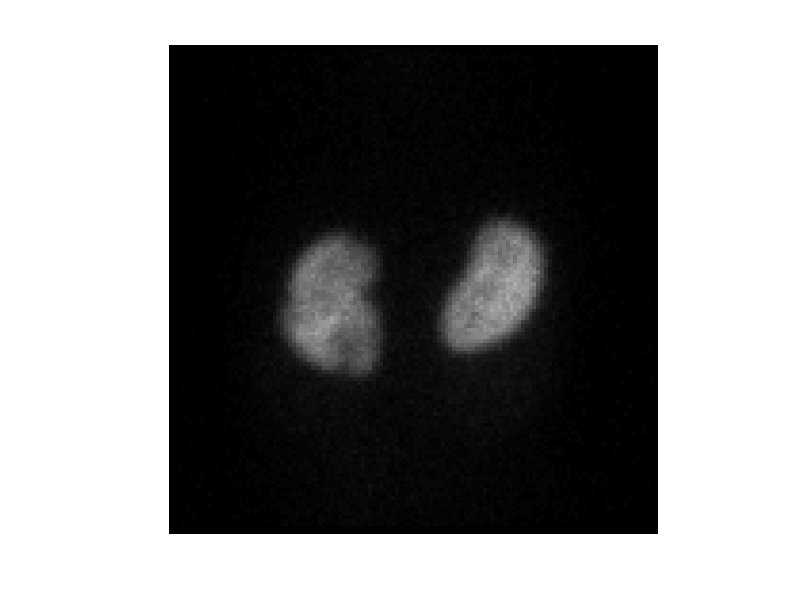

This figure's MATLAB source: (Note: this script raises an error after producing the figure.)
load('../Assignment 3/data hand in 3 2020/dmsa_images.mat')
load('../Assignment 3/data hand in 3 2020/man_seg.mat')
load('../Assignment 3/data hand in 3 2020/models.mat')

%% Normalize and binarize images
dmsa_images = dmsa_images./max(max(max(dmsa_images)));
im = dmsa_images(:,:,end);
imshow(im);
im = imbinarize(((im(:,:,end))), 0.2);
figure;
imshow(im);

%% Find boundaries and landmarks for last five images
for i = 1:5
    im = imbinarize(((dmsa_images(:,:,20+i))), 0.14);
    [B,L] = bwboundaries(im,'noholes');
    
    boundary = B{2};
    boundary = [boundary(:,2), boundary(:,1)]; %Why do we have to flip x and y...?
    
    boundary = boundary(1:end-1,:);
    [~, min_idx] = min(boundary(:,2));
    % Make lowest point of the boundary first in the list
    boundary = circshift(boundary, length(boundary) - min_idx);
    
    [x, y] = resampleLandmarks(boundary(:,1), boundary(:,2));
    
    shapes{i} = [x'; y'];
    boundaries{i} = boundary';
end


%% Find shape model for last five images
nb_eigvals = 5;
for shape_idx = 1:length(shapes)
    % Initialize X as 14 equidistant landmarks from real boundary
    X = shapes{shape_idx};

    % Find true/original shapes (only used for plot)
    [R, t, s] = find_similarity_transform(X, mean_shape);
    true_shapes{shape_idx} = s*R*X + t;
     
    for iter = 1:50
        % Transform landmarks to mean
        [R, t, s] = find_similarity_transform(X, mean_shape);
        X = s*R*X + t;
        
        % Calculate b
        b{shape_idx} = P(:, 1:nb_eigvals)'*([X(1,:), X(2,:)]' - [mean_shape(1,:), mean_shape(2,:)]');
        % Limit b to +-3sqrt(eigval) for stability
        b{shape_idx} = min(b{shape_idx}, 3*sqrt(evals(1:nb_eigvals)));
        b{shape_idx} = max(b{shape_idx}, -3*sqrt(evals(1:nb_eigvals)));
        
        % Find new landmarks in the shape-space
        X = [mean_shape(1,:), mean_shape(2,:)]' + P(:, 1:nb_eigvals)*b{shape_idx};
        X = [X(1:14), X(15:end)]';
        
        % Transform new landmarks back to image space
        X = R'*(X-t)/s;
        
        % Find closest point on original contour to the new landmarks and
        % use these as new landmarks
        X = orthogonal_proj_on_contour(X, boundaries{shape_idx});
    end
end

%% Plot results
for i = 1:5
    figure
    %imagesc(dmsa_images(:,:,i+20))
    new = [mean_shape(1,:), mean_shape(2,:)]' + P(:, 1:nb_eigvals)*b{i};
    plot(new(1:14), new(15:end))
    hold on
    plot(mean_shape(1,:), mean_shape(2,:))
    plot(true_shapes{i}(1,:), true_shapes{i}(2,:))
    hold off
    legend('Fitted' ,'Mean' , 'True')
end

%%

function X = orthogonal_proj_on_contour(X, boundary)
    for i = 1:length(X)
        % Find closest point on boundary to X(:,i)
        dists = vecnorm(boundary - repmat(X(:,i), 1, length(boundary)), 2, 1);
        [~, min_idx] = min(dists);
        % Replace X(:,i) with closest point on boundary
        X(:,i) = boundary(:,min_idx);
    end
end


function [new_xs, new_ys] = resampleLandmarks(xs, ys)
% Extract x- and y-coordinates
pathXY = [xs ys; xs(1) ys(1)];
stepLengths = sqrt(sum(diff(pathXY,[],1).^2,2));
stepLengths = [0; stepLengths]; % add the starting point
cumulativeLen = cumsum(stepLengths);
finalStepLocs = linspace(0,cumulativeLen(end), 15);
finalPathXY = interp1(cumulativeLen, pathXY, finalStepLocs, 'linear');
finalPathXY = finalPathXY(1:14,:);

new_xs = finalPathXY(:,1);
new_ys = finalPathXY(:,2);
end


function [R, t, s] = find_similarity_transform(x, y)
    % Algorithm to find the Similarity transformation from x to y
    avg_x = mean(x,2);
    avg_y = mean(y,2);
    x_tilde = x - avg_x;
    y_tilde = y - avg_y;
    [U, ~, V] = svd(y_tilde*x_tilde');
    R = U*diag([1 det(U*V')])*V';
    s = sum(diag(y_tilde'*R*x_tilde))/sum(vecnorm(x_tilde).^2);
    t = avg_y - s*R*avg_x;
end
